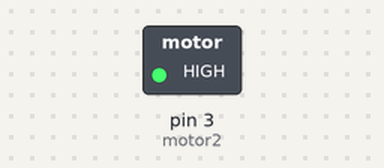
This sketch was run on a simulated Arduino Uno, built with avr-gcc and run on an emulated ATmega328P. Shown: switched loads named in the sketch (green lamp = pin HIGH).

Above: at 5.0 s.
At 11.5 s:
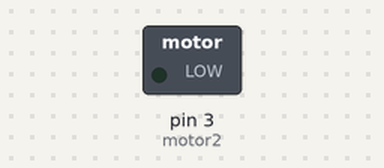
Timing chart, 0 to 16.9 s (numbered marks = the images above):
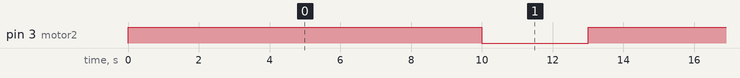

Measured:
- by itself, pin 3 (motor2): alternates HIGH for 10.0 s and LOW for 3.0 s

The sketch:

initMotors.ino
```cpp
int motor1 = 2;
int motor2 = 3;
int motor3 = 4;
int motor4 = 5;
int motor5 = 6;
int motor6 = 7;

void setup() {
//  pinMode(motor1, OUTPUT);
  pinMode(motor2, OUTPUT);
//  pinMode(motor3, OUTPUT);
//  pinMode(motor4, OUTPUT);
//  pinMode(motor5, OUTPUT);
//  pinMode(motor6, OUTPUT);
}

void loop() {
//  digitalWrite(motor1, HIGH); // sets the digital pin 2 on
  digitalWrite(motor2, HIGH); // sets the digital pin 3 on
//  digitalWrite(motor3, HIGH); // sets the digital pin 4 on
//  digitalWrite(motor4, HIGH); // sets the digital pin 5 on
//  digitalWrite(motor5, HIGH); // sets the digital pin 6 on
//  digitalWrite(motor6, HIGH); // sets the digital pin 7 on
  delay(10000);            // run for 10 seconds
//  digitalWrite(motor1, LOW); // sets the digital pin 2 off
  digitalWrite(motor2, LOW); // sets the digital pin 3 off
//  digitalWrite(motor3, LOW); // sets the digital pin 4 off
//  digitalWrite(motor4, LOW); // sets the digital pin 5 off
//  digitalWrite(motor5, LOW); // sets the digital pin 6 off
//  digitalWrite(motor6, LOW); // sets the digital pin 7 off
  delay(3000);            // waits for 3 seconds
}
```
